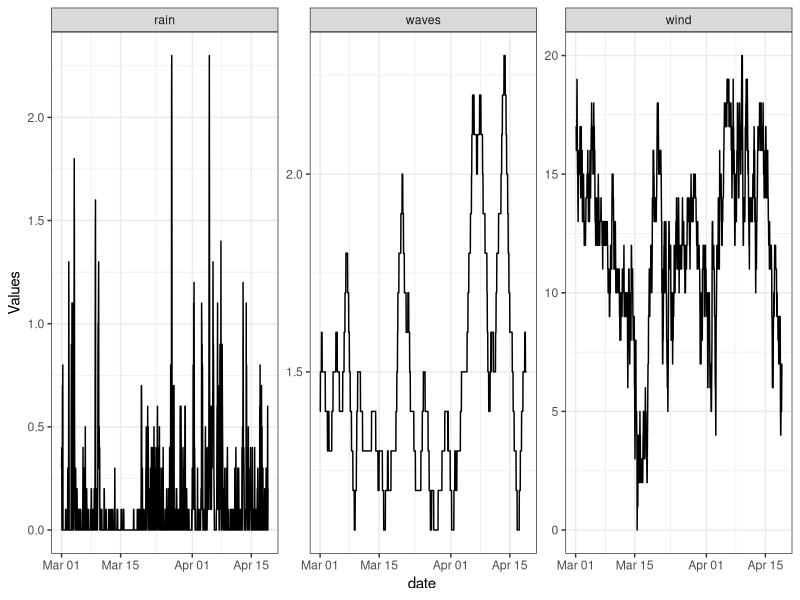

Write R code to recreate this figure.
## Clean windguru data
## Created by Nyssa Silbiger
## Edited on 9/23/2020
############

### Load libraries #####

library(here)
library(tidyverse)
library(lubridate)

#### Read in data ####
# wind
wind<-read_csv(here("Data","IslandData","wind2022.csv")) %>%
  mutate_if(is.numeric, as.character)%>% # for some reason its showing as a character
  pivot_longer(names_to = "time", cols = `00h`:`23h`, values_to = "wind") %>%
  mutate(wind = as.numeric(wind),
         date = dmy_h(paste(`...1`,time))) %>%
  select(date,wind)
  
# rain ################3
rain<-read_csv(here("Data","IslandData","rain2022.csv")) %>%
  mutate_if(is.numeric, as.character)%>% # for some reason its showing as a character
  pivot_longer(names_to = "time", cols = `00h`:`23h`, values_to = "rain") %>%
  mutate(rain = as.numeric(rain),
         rain = ifelse(is.na(rain),0,rain), # if na make a 0
         date = dmy_h(paste(`...1`,time))) %>%
  select(date,rain)

# waves

waves<-read_csv(here("Data","IslandData","waves2022.csv")) %>%
  mutate_if(is.numeric, as.character)%>% # for some reason its showing as a character
  pivot_longer(names_to = "time", cols = `00h`:`23h`, values_to = "waves") %>%
  mutate(waves = as.numeric(waves),
         date = dmy_h(paste(`...1`,time))) %>%
  select(date,waves)

### join everything ####
weather<-rain %>%
  left_join(wind)%>%
  left_join(waves)

## export it
write_csv(weather, here("Data","IslandData","weather2022.csv"))


weather %>%
  pivot_longer(cols = rain:waves, names_to = 'Params',values_to = "Values") %>%
  ggplot(aes(x = date, y = Values))+
  geom_line()+
  facet_wrap(~Params, scales = "free_y")+
  theme_bw()
